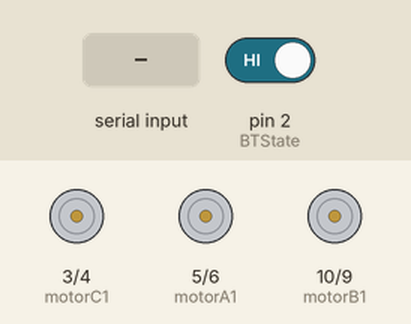
Recording of a sketch running on a simulated Arduino Uno, built with avr-gcc and run on an emulated ATmega328P. On the bench: motor-driver pin pairs drawn as motors (green arrow = first pin HIGH = forward, orange = second pin HIGH = backward, longer = more drive). Inputs (shaded band) come from the test bench; at power-on: pin 2 (BTState) HIGH.

Above: at 1.2 s.
1.3 s: "F" received over Serial
At 1.8 s:
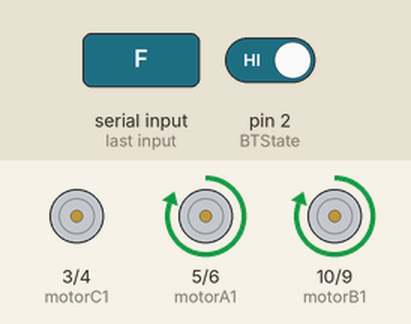
2.8 s: byte 74 ('J') received over Serial
At 4.0 s:
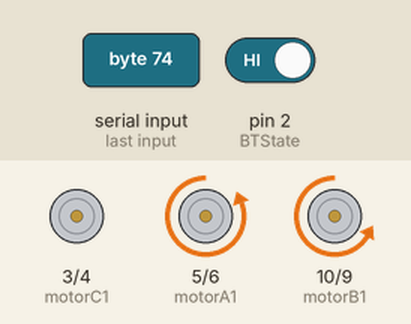
4.3 s: byte 76 ('L') received over Serial
At 5.3 s:
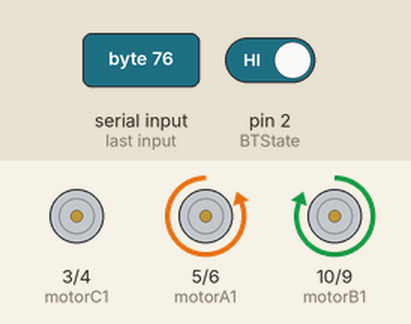
5.8 s: byte 82 ('R') received over Serial
At 6.4 s:
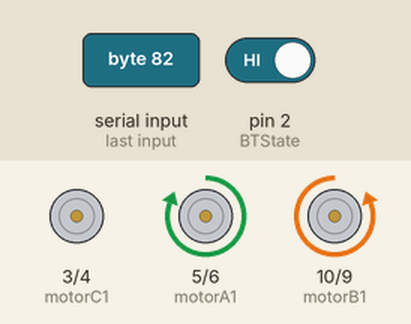
7.3 s: byte 85 ('U') received over Serial
At 8.5 s:
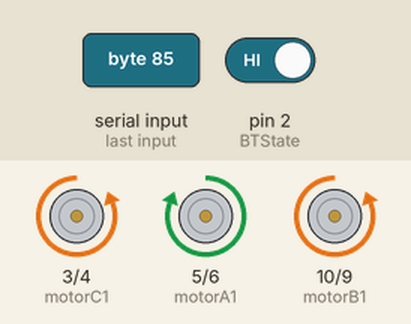
8.8 s: pin 2 (BTState) driven LOW
At 9.8 s:
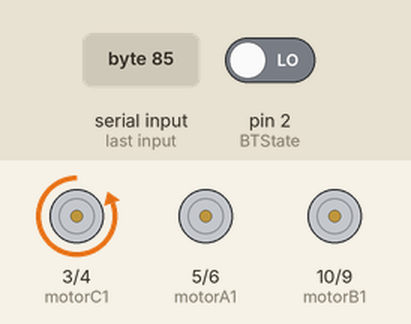
Timing chart, 0 to 11.3 s (numbered marks = the images above; inputs shaded):
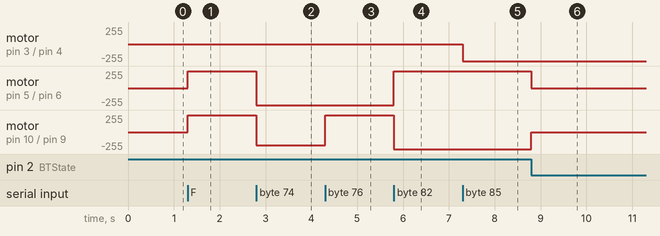

Measured:
- after the input at 1.3 s, motor on pin 5 (motorA1) / pin 6 (motorA2), motor on pin 10 (motorB1) / pin 9 (motorB2): stopped → forward 255/255 at once
- after the input at 2.8 s, motor on pin 5 (motorA1) / pin 6 (motorA2): forward 255/255 → backward 255/255 at once; motor on pin 10 (motorB1) / pin 9 (motorB2): forward 255/255 → backward 200/255 at once
- after the input at 4.3 s, motor on pin 10 (motorB1) / pin 9 (motorB2): backward 200/255 → forward 255/255 at once
- after the input at 5.8 s, motor on pin 5 (motorA1) / pin 6 (motorA2): backward 255/255 → forward 255/255 at once; motor on pin 10 (motorB1) / pin 9 (motorB2): forward 255/255 → backward 255/255 at once
- after the input at 7.3 s, motor on pin 3 (motorC1) / pin 4 (motorC2): stopped → backward 255/255 at once
- after the input at 8.8 s, motor on pin 5 (motorA1) / pin 6 (motorA2): forward 255/255 → stopped at once; motor on pin 10 (motorB1) / pin 9 (motorB2): backward 255/255 → stopped at once

The sketch:

Bluetooth.ino
```cpp
#include <Servo.h>

//L293N Connection
  const int motorA1  = 5;
  const int motorA2  = 6;
  const int motorB1  = 10;
  const int motorB2  = 9;
  const int motorC1  = 3;
  const int motorC2  = 4;
//Bluetooth (HC-05) State pin on pin 2 of Arduino
  const int BTState = 2;
//Useful Variables
  int i=0;
  int j=0;
  int state;
  int vSpeed=255;     // Default speed, from 0 to 255

void setup() {
    // Set pins as outputs:
    pinMode(motorA1, OUTPUT);
    pinMode(motorA2, OUTPUT);
    pinMode(motorB1, OUTPUT);
    pinMode(motorB2, OUTPUT);
    pinMode(motorC1, OUTPUT);
    pinMode(motorC2, OUTPUT);
    pinMode(BTState, INPUT);
    // Initialize serial communication at 9600 bits per second:
    Serial.begin(9600);
}

void loop() {
  //Stop car when connection lost or bluetooth disconnected
     if(digitalRead(BTState)==LOW) { state='S'; }

  //Save income data to variable 'state'
    if(Serial.available() > 0){
      state = Serial.read();
    }

  //Change speed if state is equal from 0 to 4. Values must be from 0 to 255 (PWM)
    if (state == '0'){
      vSpeed=0;}
    else if (state == '1'){
      vSpeed=100;}
    else if (state == '2'){
      vSpeed=180;}
    else if (state == '3'){
      vSpeed=230;}
    else if (state == '4'){
      vSpeed=255;}

  /***********************Forward****************************/
  //If state is equal with letter 'F', car will go forward!
    if (state == 'F') {
    	analogWrite(motorA1, 255);
    	analogWrite(motorA2, 0);
      analogWrite(motorB1, 255);
      analogWrite(motorB2, 0);
    }
  /**********************Forward Left************************/
  //If state is equal with letter 'G', car will go forward left
    else if (state == 'G') {
    	analogWrite(motorA1, vSpeed); analogWrite(motorA2, 0);
      analogWrite(motorB1, 200);    analogWrite(motorB2, 0);
    }
  /**********************Forward Right************************/
  //If state is equal with letter 'I', car will go forward right
    else if (state == 'I') {
      	analogWrite(motorA1, vSpeed);
      	analogWrite(motorA2, 0);
        analogWrite(motorB1, 0);
        analogWrite(motorB2, 200);
    }
        /***********************Backward****************************/
  //If state is equal with letter 'B', car will go backward
    else if (state == 'B') {
      analogWrite(motorA1, 0);
      analogWrite(motorA2, 255);
      analogWrite(motorB1, 0);
      analogWrite(motorB2, 255);
    }
  /**********************Backward Left************************/
  //If state is equal with letter 'H', car will go backward left
    else if (state == 'H') {
    	analogWrite(motorA1, 0);   analogWrite(motorA2, vSpeed);
        analogWrite(motorB1, 200); analogWrite(motorB2, 0);
    }
  /**********************Backward Right************************/
  //If state is equal with letter 'J', car will go backward right
    else if (state == 'J') {
    	analogWrite(motorA1, 0);   analogWrite(motorA2, vSpeed);
        analogWrite(motorB1, 0);   analogWrite(motorB2, 200);
    }
  /***************************Left*****************************/
  //If state is equal with letter 'L', wheels will turn left
    else if (state == 'L') {

      analogWrite(motorA1, 0);
      analogWrite(motorA2, 255);
      analogWrite(motorB1, 255);
      analogWrite(motorB2, 0);
    }
  /***************************Right*****************************/
  //If state is equal with letter 'R', wheels will turn right
    else if (state == 'R') {
      analogWrite(motorA1, 255);
      analogWrite(motorA2, 0);
      analogWrite(motorB1, 0);
      analogWrite(motorB2, 255);

    }
    else if (state == 'U') {
      analogWrite(motorC1, 0);
      analogWrite(motorC2, 255);

    }
    else if (state == 'u') {
      analogWrite(motorC1, 0);
      analogWrite(motorC2, 0);

    }

  /************************Stop*****************************/
  //If state is equal with letter 'S', stop the car
    else if (state == 'S'){
        analogWrite(motorA1, 0);  analogWrite(motorA2, 0);
        analogWrite(motorB1, 0);  analogWrite(motorB2, 0);
    }


}
```
